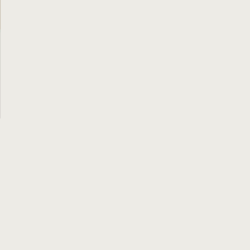
Frame 1 (no input)
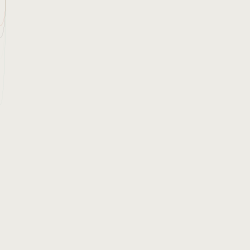
Frame 60 (the mouse pressed at the canvas centre just before this capture)
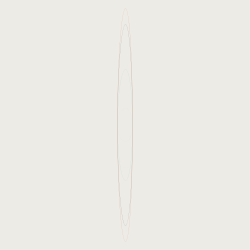
Frame 120 (the mouse held since frame 60 and released just before this capture)

The Processing sketch that drew these frames (run headless with seeded random() and noise(); from frame 60 on, the mouse is pressed at the canvas centre):

// Processing sketch: processing_18446
// ── processing_18446.pde

float x = 0;
float sw = 0.1;

void setup(){
  size(250, 250);
  smooth();
}

void draw(){ 
  background(#EDEBE6);
  strokeWeight(sw);
  noFill();
  frameRate(20);
  
  stroke(#D6E1C7, 150); //darker green
  ellipse(pmouseX, pmouseY, x, random(250));
  stroke(#94C7B6, 150);
  ellipse(pmouseX, pmouseY, x, random(250));
  stroke(#403B33, 150);
  ellipse(pmouseX, pmouseY, x, random(250));
  stroke(#D3643B, 150); // lightest green
  ellipse(pmouseX, pmouseY, x, random(250));
  x += 5;
  
  if(x > 250){
    x = -50;
  }
}

void mouseDragged(){
  sw+=0.5; //dragging increases stroke weight
}

void mouseReleased(){
  sw = 0.1; //releasing restarts stroke weight
  x = 0;
}
